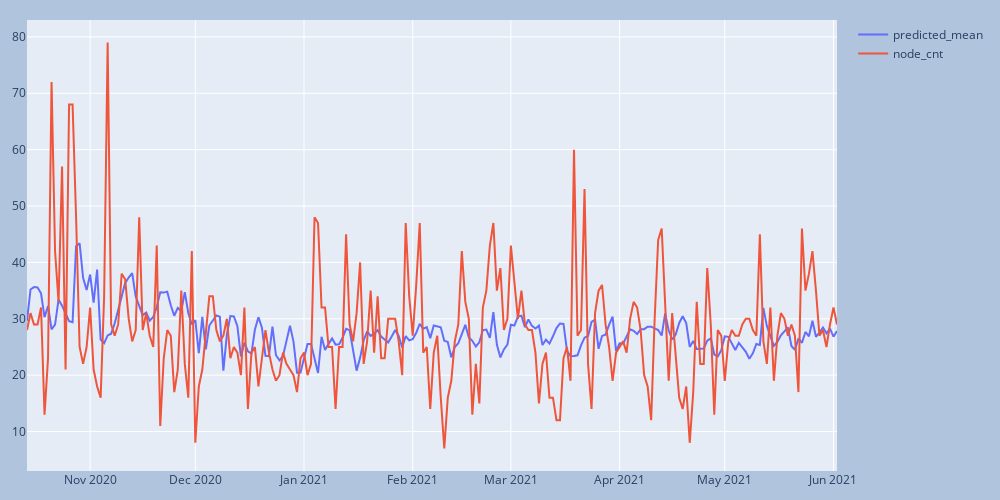

Here is the notebook cell this chart was saved with:
### Code cell
plot_trace(predictions_results, ['predicted_mean', 'node_cnt'])

### Figure 1 — Plotly figure (JSON) as saved in the notebook; plotly's stock layout.template omitted (floating-point values rounded to 4 significant figures; data arrays with more than 128 entries replaced by an {"elided": "..."} marker saying what was removed)
{"data": [{"mode": "lines", "name": "predicted_mean", "type": "scatter", "x": {"elided": "232 str values"}, "y": {"elided": "232 float values"}}, {"mode": "lines", "name": "node_cnt", "type": "scatter", "x": {"elided": "232 str values"}, "y": {"elided": "232 int values"}}], "layout": {"height": 500, "margin": {"b": 20, "l": 20, "r": 20, "t": 20}, "paper_bgcolor": "LightSteelBlue", "showlegend": true, "width": 1000}}
